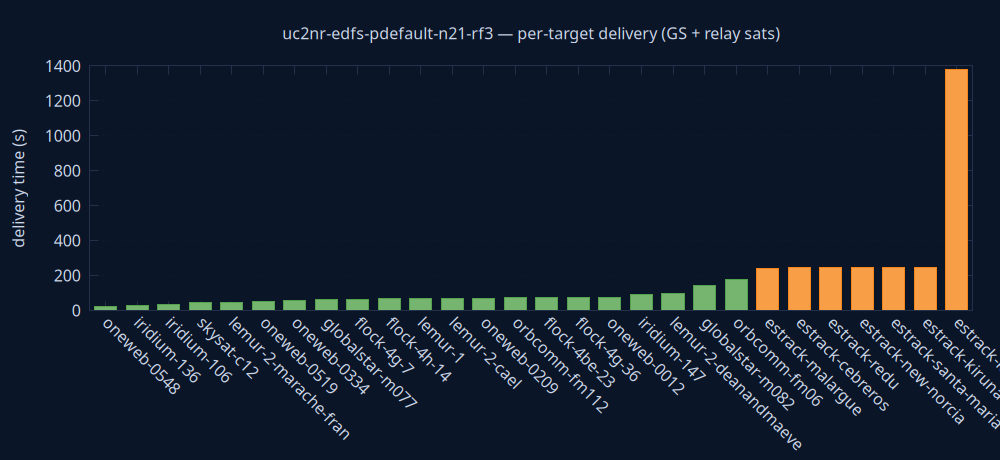

Write gnuplot code to recreate this figure.
set terminal pngcairo size 1000,460 background rgb '#0a1628'
set output 'delivery.png'
set style fill solid 0.8
set boxwidth 0.7 relative
set border lc rgb '#22304a'
set grid ytics lc rgb '#22304a'
set yrange [0:*]
set ylabel 'delivery time (s)' textcolor rgb '#cdd7ea'
set xtics rotate by -45 textcolor rgb '#cdd7ea'
set ytics textcolor rgb '#cdd7ea'
set title 'uc2nr-edfs-pdefault-n21-rf3 — per-target delivery (GS + relay sats)' textcolor rgb '#cdd7ea'
plot 'delivery.dat' using 0:2:3:xtic(1) with boxes lc rgb variable notitle
